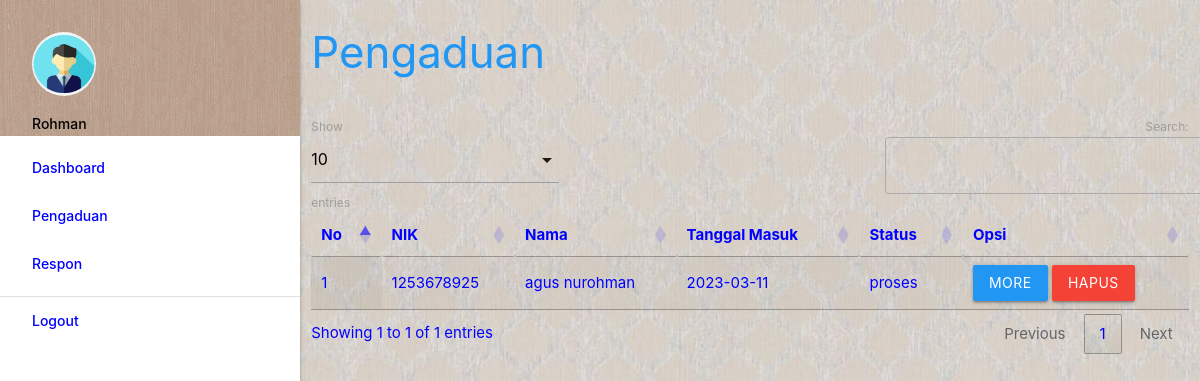
The app's page /petugas/index.php?p=pengaduan (signed in) with its own data.
### tables this page shows
CREATE TABLE `pengaduan` (
  `id_pengaduan` int(11) NOT NULL,
  `tgl_pengaduan` date NOT NULL,
  `nik` char(16) NOT NULL,
  `isi_laporan` text NOT NULL,
  `foto` varchar(255) NOT NULL,
  `status` enum('proses','selesai') NOT NULL
);

CREATE TABLE `masyarakat` (
  `nik` varchar(16) NOT NULL,
  `nama` varchar(35) NOT NULL,
  `username` varchar(25) NOT NULL,
  `password` varchar(255) NOT NULL,
  `telp` varchar(13) NOT NULL
);

### petugas/pengaduan.php (the view, shortened to what this page needs)
<div class="row">
          <div class="col s12 m9">
            <h3 class="blue-text">Pengaduan</h3>
          </div>
        </div>
        <table id="example" class="display responsive-table" style="width:100%">
          <thead>
              <tr>
				<th>No</th>
				<th>NIK</th>
				<th>Nama</th>
				<th>Tanggal Masuk</th>
				<th>Status</th>
				<th>Opsi</th>
              </tr>
          </thead>
          <tbody>
	<?php
		$no=1;
		$query = mysqli_query($koneksi,"SELECT * FROM pengaduan INNER JOIN masyarakat ON pengaduan.nik=masyarakat.nik WHERE pengaduan.status='proses' ORDER BY pengaduan.id_pengaduan DESC");
		while ($r=mysqli_fetch_assoc($query)) { ?>
		<tr>
			<td><?php echo $no++; ?></td>
			<td><?php echo $r['nik']; ?></td>
			<td><?php echo $r['nama']; ?></td>
			<td><?php echo $r['tgl_pengaduan']; ?></td>
			<td><?php echo $r['status']; ?></td>
			<td><a class="btn modal-trigger blue" href="#more?id_pengaduan=<?php echo $r['id_pengaduan'] ?>">More</a>  <a class="btn red" onclick="return confirm('Anda Yakin Ingin Menghapus Y/N')" href="index.php?p=pengaduan_hapus&id_pengaduan=<?php echo $r['id_pengaduan'] ?>">Hapus</a></td>
		</tr>
            <?php  }
             ?>
          </tbody>
        </table>

### records on screen
pengaduan: masyarakat.nik "1253678925", masyarakat.nama "agus nurohman", tgl_pengaduan "2023-03-11", status "proses"

### other values on screen
$_SESSION['data']['nama_petugas'] "Rohman"
